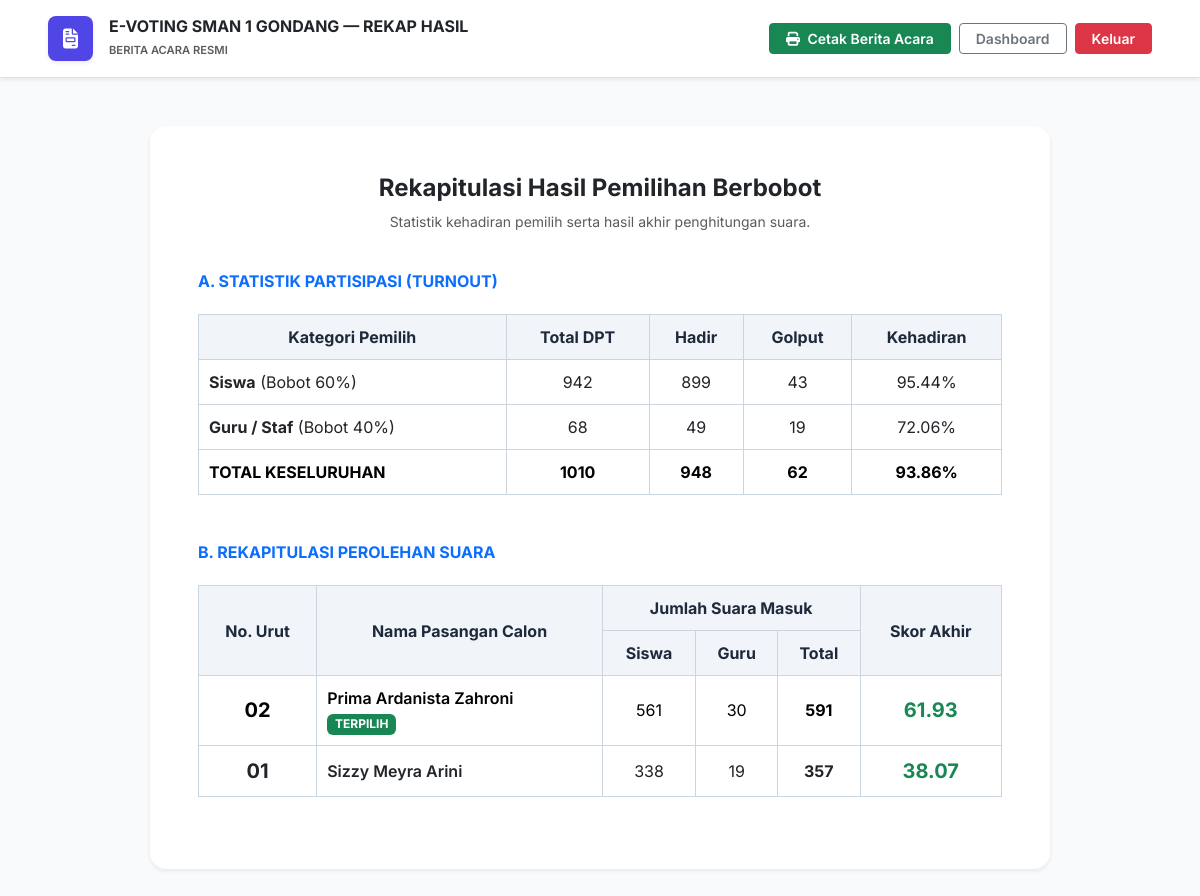
/admin/rekap_hasil.php (signed in), run on the app's committed database.
### tables this page shows
CREATE TABLE `candidates` (
  `id` int UNSIGNED NOT NULL,
  `candidate_number` int NOT NULL,
  `name` varchar(120) NOT NULL,
  `vision` text,
  `mission` text,
  `proker` text,
  `photo_url` varchar(500) DEFAULT NULL,
  `is_active` tinyint(1) NOT NULL DEFAULT '1'
);

### config/config.php (called while the page is built, shortened)
<?php
function h($v){ return htmlspecialchars((string)$v, ENT_QUOTES, 'UTF-8'); }

### public/admin/rekap_hasil.php (the view, shortened to what this page needs)
<?php
require_once __DIR__ . '/../../config/config.php';
$pdo = db();
$weight_student = 60;
$weight_teacher = 40;
$stats = [
    'student' => ['dpt' => 0, 'voted' => 0],
    'teacher' => ['dpt' => 0, 'voted' => 0],
    'total'   => ['dpt' => 0, 'voted' => 0]
];
$stmtVoters = $pdo->query("SELECT voter_type, COUNT(*) as total_dpt, SUM(has_voted) as total_voted FROM voters GROUP BY voter_type");
while ($row = $stmtVoters->fetch()) {
    $type = $row['voter_type'] === 'teacher' ? 'teacher' : 'student';
    $stats[$type]['dpt'] = (int)$row['total_dpt'];
    $stats[$type]['voted'] = (int)$row['total_voted'];
    $stats['total']['dpt'] += (int)$row['total_dpt'];
    $stats['total']['voted'] += (int)$row['total_voted'];
}
$total_valid_student_votes = $stats['student']['voted'];
$total_valid_teacher_votes = $stats['teacher']['voted'];
$candidates = $pdo->query("SELECT * FROM candidates WHERE is_active = 1 ORDER BY candidate_number")->fetchAll();
$stmtVotes = $pdo->query("SELECT candidate_id, voter_type, COUNT(*) as vote_count FROM votes GROUP BY candidate_id, voter_type");
$raw_votes = [];
while ($row = $stmtVotes->fetch()) {
    $raw_votes[$row['candidate_id']][$row['voter_type']] = (int)$row['vote_count'];
}
$results = [];
foreach ($candidates as $c) {
    $c_id = $c['id'];
    $suara_siswa = $raw_votes[$c_id]['student'] ?? 0;
    $suara_guru = $raw_votes[$c_id]['teacher'] ?? 0;
    $pct_siswa = $total_valid_student_votes > 0 ? ($suara_siswa / $total_valid_student_votes) * 100 : 0;
    $pct_guru = $total_valid_teacher_votes > 0 ? ($suara_guru / $total_valid_teacher_votes) * 100 : 0;
    $skor_akhir = ($pct_siswa * ($weight_student / 100)) + ($pct_guru * ($weight_teacher / 100));
    $results[] = [
        'number' => $c['candidate_number'],
        'name' => $c['name'],
        'suara_siswa' => $suara_siswa,
        'suara_guru' => $suara_guru,
        'total_suara_masuk' => $suara_siswa + $suara_guru,
        'skor_akhir' => $skor_akhir
    ];
}
usort($results, function($a, $b) {
    return $b['skor_akhir'] <=> $a['skor_akhir'];
});
?>
<!doctype html>
<html lang="id">
<head>
    <link href="https://cdn.jsdelivr.net/npm/bootstrap@5.3.2/dist/css/bootstrap.min.css" rel="stylesheet">
    <link rel="stylesheet" href="https://cdnjs.cloudflare.com/ajax/libs/font-awesome/6.4.0/css/all.min.css">
</head>
<body class="d-flex flex-column min-vh-100">
    <header class="no-print w-100 py-3 px-4 px-md-5 d-flex align-items-center justify-content-between border-bottom bg-white shadow-sm">
        <div class="d-flex align-items-center gap-3">
            <div class="text-white rounded-3 p-2 d-flex align-items-center justify-content-center shadow-sm" style="width: 45px; height: 45px; background-color: #4f46e5;">
                <i class="fa-solid fa-file-invoice fs-5"></i>
            </div>
            <div>
                <h1 class="h6 mb-0 fw-bold text-dark"><?= h(APP_NAME) ?> — REKAP HASIL</h1>
                <small class="text-muted text-uppercase fw-semibold" style="font-size: 0.7rem;">Berita Acara Resmi</small>
            </div>
        </div>
        <div class="d-flex align-items-center gap-2">
            <button onclick="window.print()" class="btn btn-success btn-sm px-3 fw-semibold"><i class="fa-solid fa-print me-1"></i> Cetak Berita Acara</button>
            <a href="admin.php" class="btn btn-outline-secondary btn-sm px-3 fw-semibold">Dashboard</a>
            <form action="admin_logout.php" method="post" class="m-0">
                <button type="submit" class="btn btn-danger btn-sm px-3 fw-semibold">Keluar</button>
            </form>
        </div>
    </header>
    <main class="flex-grow-1 p-3 p-md-5">
        <div class="card border-0 shadow-sm rounded-4 p-4 p-md-5 bg-white mx-auto" style="max-width: 900px;">
            <div class="no-print text-center mb-4">
                <h2 class="h4 fw-bold text-dark">Rekapitulasi Hasil Pemilihan Berbobot</h2>
                <p class="text-muted small">Statistik kehadiran pemilih serta hasil akhir penghitungan suara.</p>
            </div>
            <div class="mb-5">
                <h3 class="h6 fw-bold text-primary text-uppercase mb-2">A. Statistik Partisipasi (Turnout)</h3>
                <div class="table-responsive">
                    <table class="report-table">
                        <thead>
                            <tr>
                                <th>Kategori Pemilih</th>
                                <th>Total DPT</th>
                                <th>Hadir</th>
                                <th>Golput</th>
                                <th>Kehadiran</th>
                            </tr>
                        </thead>
                        <tbody>
                            <tr>
                                <td class="text-start"><b>Siswa</b> (Bobot <?= $weight_student ?>%)</td>
                                <td><?= $stats['student']['dpt'] ?></td>
                                <td><?= $stats['student']['voted'] ?></td>
                                <td><?= $stats['student']['dpt'] - $stats['student']['voted'] ?></td>
                                <td><?= $stats['student']['dpt'] > 0 ? round(($stats['student']['voted'] / $stats['student']['dpt']) * 100, 2) : 0 ?>%</td>
                            </tr>
                            <tr>
                                <td class="text-start"><b>Guru / Staf</b> (Bobot <?= $weight_teacher ?>%)</td>
                                <td><?= $stats['teacher']['dpt'] ?></td>
                                <td><?= $stats['teacher']['voted'] ?></td>
                                <td><?= $stats['teacher']['dpt'] - $stats['teacher']['voted'] ?></td>
                                <td><?= $stats['teacher']['dpt'] > 0 ? round(($stats['teacher']['voted'] / $stats['teacher']['dpt']) * 100, 2) : 0 ?>%</td>
                            </tr>
                            <tr class="table-light fw-bold">
                                <td class="text-start">TOTAL KESELURUHAN</td>
                                <td><?= $stats['total']['dpt'] ?></td>
                                <td><?= $stats['total']['voted'] ?></td>
                                <td><?= $stats['total']['dpt'] - $stats['total']['voted'] ?></td>
                                <td><?= $stats['total']['dpt'] > 0 ? round(($stats['total']['voted'] / $stats['total']['dpt']) * 100, 2) : 0 ?>%</td>
                            </tr>
                        </tbody>
                    </table>
                </div>
            </div>
            <div class="mb-4">
                <h3 class="h6 fw-bold text-primary text-uppercase mb-2">B. Rekapitulasi Perolehan Suara</h3>
                <div class="table-responsive">
                    <table class="report-table">
                        <thead>
                            <tr>
                                <th rowspan="2" class="align-middle">No. Urut</th>
                                <th rowspan="2" class="align-middle">Nama Pasangan Calon</th>
                                <th colspan="3">Jumlah Suara Masuk</th>
                                <th rowspan="2" class="align-middle">Skor Akhir</th>
                            </tr>
                            <tr>
                                <th>Siswa</th>
                                <th>Guru</th>
                                <th>Total</th>
                            </tr>
                        </thead>
                        <tbody>
                            <?php foreach ($results as $index => $r): ?>
                                <tr class="<?= $index === 0 ? 'table-success bg-opacity-10' : '' ?>">
                                    <td><span class="fw-bold fs-5"><?= sprintf('%02d', $r['number']) ?></span></td>
                                    <td class="text-start fw-semibold">
                                        <?= h($r['name']) ?>
                                        <?php if($index === 0): ?>
                                            <br><span class="badge bg-success mt-1">TERPILIH</span>
                                        <?php endif; ?>
                                    </td>
                                    <td><?= $r['suara_siswa'] ?></td>
                                    <td><?= $r['suara_guru'] ?></td>
                                    <td><b><?= $r['total_suara_masuk'] ?></b></td>
                                    <td><span class="text-success fw-bold fs-5"><?= number_format($r['skor_akhir'], 2) ?></span></td>
                                </tr>
                            <?php endforeach; ?>
                        </tbody>
                    </table>
                </div>
            </div>
        </div>
    </main>
</body>
</html>

### public/admin/rekap_hasil.php (style rules this page uses)
body { font-family: 'Inter', sans-serif; background: #f8fafc; color: #1e293b; }
.report-table { width: 100%; border-collapse: collapse; margin-top: 15px; }
.report-table th, .report-table td { border: 1px solid #cbd5e0; padding: 10px; text-align: center; }
.report-table th { background-color: #f1f5f9; color: #1e293b; font-weight: bold; }

### data on the page
candidates: number "02", name "Prima Ardanista Zahroni", shows "TERPILIH", suara_siswa "561", suara_guru "30", total_suara_masuk "591", skor_akhir "61.93"
candidates: number "01", name "Sizzy Meyra Arini", suara_siswa "338", suara_guru "19", total_suara_masuk "357", skor_akhir "38.07"

### other printed values
APP_NAME "E-VOTING SMAN 1 GONDANG"
$weight_student "60"
$stats['student']['dpt'] "942"
$stats['student']['voted'] "899"
$stats['student']['dpt'] - $stats['student']['voted'] "43"
$weight_teacher "40"
$stats['teacher']['dpt'] "68"
$stats['teacher']['voted'] "49"
$stats['teacher']['dpt'] - $stats['teacher']['voted'] "19"
$stats['total']['dpt'] "1010"
$stats['total']['voted'] "948"
$stats['total']['dpt'] - $stats['total']['voted'] "62"
